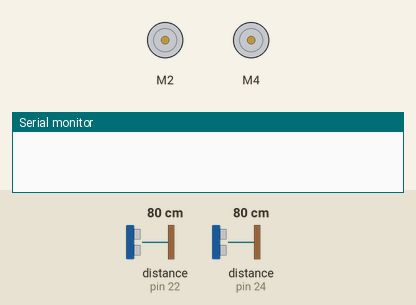
Bench run of a sketch on a simulated Arduino Mega 2560, built with avr-gcc and run on an emulated ATmega2560. Parts: 2 × DC motor (green arrow = forward, orange = backward, longer = faster), the last lines printed to the serial monitor. Wiring (inferred from the names in the program): ultrasonic range finder: trigger pin 23; echo pin 22. Inputs (shaded band) come from the test bench; at power-on: distance to the obstacle (sensors on pin 22, pin 24) 80 cm. The echo pulse lasts 58.3 µs per cm.

Above: at 0.01 s.
At 1.2 s:
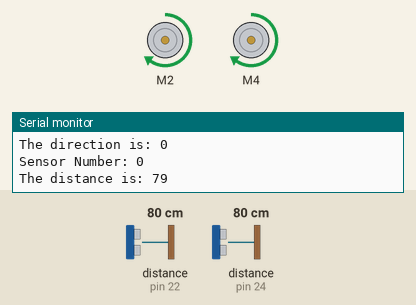
1.3 s: distance to the obstacle (sensor on pin 22) set to 13 cm
4.3 s: distance to the obstacle (sensor on pin 22) set to 10 cm
At 4.9 s:
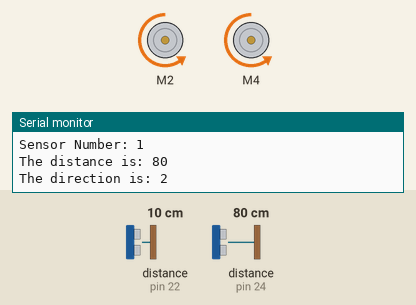
Timing chart, 0 to 7.3 s (numbered marks = the images above; inputs shaded):
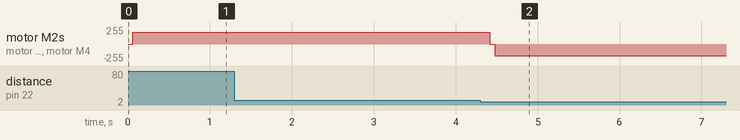

Measured:
- the behaviour switches between 12 and 11 cm on distance to the obstacle (sensor on pin 22) (found by bisection; images 1 and 2)
- after the input at 4.3 s, motor M2, motor M4: forward 175/255 → stopped after 0.12 s, → backward 175/255 0.06 s later

The sketch:

motorShield_FB.ino
```cpp
#include <AFMotor.h>

AF_DCMotor leftMotor(2);
AF_DCMotor rightMotor(4);

const int echoPin[] = {22,24};
const int trigPin[] = {23,25};

const float distanceConstant = 58.2;
const int maxRange = 10;

long duration, distance;

int dir = 0;
int sensorNum = 0;

void setup()
{
  Serial.begin(9600);

  for(int i = 0; i < 2; i++)
  {
    pinMode(trigPin[i], OUTPUT);
    pinMode(echoPin[i], INPUT);
  }

  leftMotor.setSpeed(175);
  rightMotor.setSpeed(175);

  leftMotor.run(RELEASE);
  rightMotor.run(RELEASE);
}

void loop()
{
  sensor(sensorNum);
  Serial.print("Sensor Number: ");
  Serial.println(sensorNum);

  Serial.print("The distance is: ");
  Serial.println(distance);

  Serial.print("The direction is: ");
  Serial.println(dir);

  if (distance <= maxRange)
  {
    leftMotor.run(RELEASE);
    rightMotor.run(RELEASE);

    if(dir == 0)
    {
      sensorNum = 1;
      dir = 2;
    }
    else if(dir == 2)
    {
      Serial.println("Work pls");
      delay(1000);
      sensorNum = 0;
      dir = 0;
    }
  }
  else if (distance >= maxRange){
    movement(dir);
  }
}

void movement(int motorDirection)//0 is forward, 1 is right, 2 is back, 3 is left, -1 is nothing
{
  if(motorDirection == 0)
  {
    leftMotor.run(FORWARD);
    rightMotor.run(FORWARD);
  }
  else if (motorDirection == 2)
  {
    leftMotor.run(BACKWARD);
    rightMotor.run(BACKWARD);
  }
}

void sensor(int sensorNum)
{
  digitalWrite(trigPin[sensorNum], LOW);
  delayMicroseconds(2);

  digitalWrite(trigPin[sensorNum], HIGH);
  delayMicroseconds(10);

  digitalWrite(trigPin[sensorNum], LOW);
  duration = pulseIn(echoPin[sensorNum], HIGH);

  //Calculate the distance (in cm) based on the speed of sound.
  distance = duration/distanceConstant;

  delay(50);
}
```
